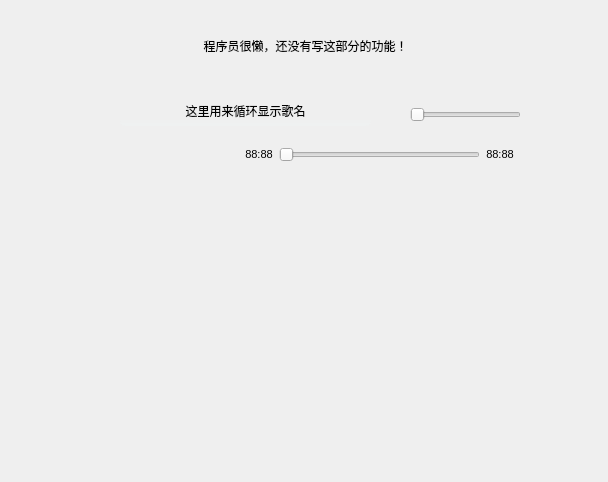
<?xml version="1.0" encoding="UTF-8"?>
<ui version="4.0">
 <class>MainWindow</class>
 <widget class="QMainWindow" name="MainWindow">
  <property name="geometry">
   <rect>
    <x>0</x>
    <y>0</y>
    <width>608</width>
    <height>482</height>
   </rect>
  </property>
  <property name="windowTitle">
   <string>MainWindow</string>
  </property>
  <property name="windowIcon">
   <iconset resource="image.qrc">
    <normaloff>:/image/icon.png</normaloff>:/image/icon.png</iconset>
  </property>
  <property name="styleSheet">
   <string notr="true"/>
  </property>
  <widget class="QWidget" name="centralwidget">
   <widget class="QPushButton" name="pushButton_Play">
    <property name="geometry">
     <rect>
      <x>140</x>
      <y>140</y>
      <width>30</width>
      <height>30</height>
     </rect>
    </property>
    <property name="minimumSize">
     <size>
      <width>30</width>
      <height>30</height>
     </size>
    </property>
    <property name="maximumSize">
     <size>
      <width>30</width>
      <height>30</height>
     </size>
    </property>
    <property name="styleSheet">
     <string notr="true">QPushButton{
	border-image: url(:/image/play.png);
	border:none;
	color:rgb(255, 255, 255);
}

QPushButton:hover{
border-image: url(:/image/play_hover.png);
;border:none;
color:rgb(255, 255, 255);
}
QPushButton:pressed{
border-image: url(:/image/play_pressed.png);
border:none;
color:rgb(255, 255, 255);
}
</string>
    </property>
    <property name="text">
     <string/>
    </property>
   </widget>
   <widget class="QPushButton" name="pushButton_Right">
    <property name="geometry">
     <rect>
      <x>170</x>
      <y>140</y>
      <width>30</width>
      <height>30</height>
     </rect>
    </property>
    <property name="minimumSize">
     <size>
      <width>30</width>
      <height>30</height>
     </size>
    </property>
    <property name="maximumSize">
     <size>
      <width>30</width>
      <height>30</height>
     </size>
    </property>
    <property name="sizeIncrement">
     <size>
      <width>0</width>
      <height>0</height>
     </size>
    </property>
    <property name="styleSheet">
     <string notr="true">QPushButton{
border-image: url(:/image/left.png);
border:none;
color:rgb(255, 255, 255);
}

QPushButton:hover{
border-image: url(:/image/left_hover.png);
;border:none;
color:rgb(255, 255, 255);
}
QPushButton:pressed{
border-image: url(:/image/left_pressed.png);
border:none;
color:rgb(255, 255, 255);
}
</string>
    </property>
    <property name="text">
     <string/>
    </property>
   </widget>
   <widget class="QPushButton" name="pushButton_Left">
    <property name="geometry">
     <rect>
      <x>110</x>
      <y>140</y>
      <width>30</width>
      <height>30</height>
     </rect>
    </property>
    <property name="minimumSize">
     <size>
      <width>30</width>
      <height>30</height>
     </size>
    </property>
    <property name="maximumSize">
     <size>
      <width>30</width>
      <height>30</height>
     </size>
    </property>
    <property name="styleSheet">
     <string notr="true">QPushButton{
border-image: url(:/image/right.png);
border:none;
color:rgb(255, 255, 255);
}

QPushButton:hover{
border-image: url(:/image/right_hover.png);
;border:none;
color:rgb(255, 255, 255);
}
QPushButton:pressed{
border-image: url(:/image/right_pressed.png);
border:none;
color:rgb(255, 255, 255);
}
</string>
    </property>
    <property name="text">
     <string/>
    </property>
   </widget>
   <widget class="QPushButton" name="pushButton_heart">
    <property name="geometry">
     <rect>
      <x>80</x>
      <y>141</y>
      <width>30</width>
      <height>30</height>
     </rect>
    </property>
    <property name="minimumSize">
     <size>
      <width>30</width>
      <height>30</height>
     </size>
    </property>
    <property name="maximumSize">
     <size>
      <width>30</width>
      <height>30</height>
     </size>
    </property>
    <property name="styleSheet">
     <string notr="true">QPushButton{
border-image: url(:/image/heart.png);
border:none;
color:rgb(255, 255, 255);
}

QPushButton:hover{
border-image: url(:/image/heart_hover.png);
;border:none;
color:rgb(255, 255, 255);
}
QPushButton:pressed{
border-image: url(:/image/heart_pressed.png);
border:none;
color:rgb(255, 255, 255);
}
</string>
    </property>
    <property name="text">
     <string/>
    </property>
   </widget>
   <widget class="QSlider" name="horizontalSlider_Music">
    <property name="geometry">
     <rect>
      <x>279</x>
      <y>140</y>
      <width>201</width>
      <height>29</height>
     </rect>
    </property>
    <property name="styleSheet">
     <string notr="true">QSlider::groove:horizontal {

 
border-image: url(:/image/zbutton.png);
border: -10px solid #bbb;

 
}
 
QSlider::sub-page:horizontal {
 
background: rgb(255,255,255);

margin-left:5px;

margin-right:5px;

margin-top:12px;
 
margin-bottom:13px;
 
}
 
QSlider::add-page:horizontal {
 
background: rgb(0,0, 0);
 
border: 0px solid #777;

margin-left:5px;

margin-right:5px;
 
border-radius: 2px;

margin-top:12px;
 
margin-bottom:13px;
 
}
 
QSlider::handle:horizontal {
border-image: url(:/image/music.png);
width:15px;

margin-left:10px;
margin-right:10px;

margin-top:10px;
 
margin-bottom:10px;
 
}
 
QSlider::handle:horizontal:hover {
 
border-image: url(:/image/music_hover.png);
width:15px;


margin-left:10px;
margin-right:10px;

 
margin-top:10px;
 
margin-bottom:10px;
}
 
QSlider::sub-page:horizontal:disabled {
 
background: #bbb;
 
border-color: #999;
 
}
 
QSlider::add-page:horizontal:disabled {
 
background: #eee;
 
border-color: #999;
 
}
 
QSlider::handle:horizontal:disabled {
 
background: #eee;
 
border: 1px solid #aaa;
 
border-radius: 7px;
 
}
 </string>
    </property>
    <property name="value">
     <number>0</number>
    </property>
    <property name="orientation">
     <enum>Qt::Horizontal</enum>
    </property>
   </widget>
   <widget class="QLabel" name="label_Start">
    <property name="geometry">
     <rect>
      <x>239</x>
      <y>140</y>
      <width>40</width>
      <height>29</height>
     </rect>
    </property>
    <property name="styleSheet">
     <string notr="true">

QLabel{
font: 25 8pt ;
border-image: url(:/image/zbutton.png);
border:none;
color:rgb(0, 0,0);
}

QLabel:hover{
font: 25 8pt ;
border:none;
color:rgb(255, 255, 255);
}

</string>
    </property>
    <property name="text">
     <string>88:88</string>
    </property>
    <property name="alignment">
     <set>Qt::AlignCenter</set>
    </property>
   </widget>
   <widget class="QLabel" name="label_End">
    <property name="geometry">
     <rect>
      <x>480</x>
      <y>140</y>
      <width>40</width>
      <height>29</height>
     </rect>
    </property>
    <property name="styleSheet">
     <string notr="true">

QLabel{
font: 25 8pt ;
border-image: url(:/image/zbutton.png);
border:none;
color:rgb(0, 0,0);
}

QLabel:hover{
font: 25 8pt ;

;border:none;
color:rgb(255, 255, 255);
}
</string>
    </property>
    <property name="text">
     <string>88:88</string>
    </property>
    <property name="alignment">
     <set>Qt::AlignCenter</set>
    </property>
   </widget>
   <widget class="QPushButton" name="pushButton_End">
    <property name="geometry">
     <rect>
      <x>140</x>
      <y>140</y>
      <width>30</width>
      <height>30</height>
     </rect>
    </property>
    <property name="minimumSize">
     <size>
      <width>30</width>
      <height>30</height>
     </size>
    </property>
    <property name="styleSheet">
     <string notr="true">QPushButton{
	border-image: url(:/image/end.png);
	border:none;
	color:rgb(255, 255, 255);
}

QPushButton:hover{
border-image: url(:/image/end_hover.png);
;border:none;
color:rgb(255, 255, 255);
}
QPushButton:pressed{
border-image: url(:/image/end_pressed.png);
border:none;
color:rgb(255, 255, 255);
}
</string>
    </property>
    <property name="text">
     <string/>
    </property>
   </widget>
   <widget class="QPushButton" name="pushButton_PlayMode">
    <property name="geometry">
     <rect>
      <x>200</x>
      <y>140</y>
      <width>30</width>
      <height>30</height>
     </rect>
    </property>
    <property name="minimumSize">
     <size>
      <width>30</width>
      <height>30</height>
     </size>
    </property>
    <property name="styleSheet">
     <string notr="true">QPushButton{
border-image: url(:/image/loop.png);
border:none;
color:rgb(255, 255, 255);
}

QPushButton:hover{
border-image: url(:/image/loop_hover.png);
border:none;
color:rgb(255, 255, 255);
}
QPushButton:pressed{
border-image: url(:/image/loop_pressed.png);
border:none;
color:rgb(255, 255, 255);
}
</string>
    </property>
    <property name="text">
     <string/>
    </property>
   </widget>
   <widget class="QPushButton" name="pushButton_Sound">
    <property name="geometry">
     <rect>
      <x>380</x>
      <y>100</y>
      <width>30</width>
      <height>30</height>
     </rect>
    </property>
    <property name="minimumSize">
     <size>
      <width>30</width>
      <height>30</height>
     </size>
    </property>
    <property name="styleSheet">
     <string notr="true">QPushButton{
border-image: url(:/image/mute.png);
border:none;
color:rgb(255, 255, 255);
}

QPushButton:hover{
border-image: url(:/image/mute_hover.png);
border:none;
color:rgb(255, 255, 255);
}
QPushButton:pressed{
border-image: url(:/image/mute_pressed.png);
border:none;
color:rgb(255, 255, 255);
}
</string>
    </property>
    <property name="text">
     <string/>
    </property>
   </widget>
   <widget class="QSlider" name="horizontalSlider_Sound">
    <property name="geometry">
     <rect>
      <x>410</x>
      <y>100</y>
      <width>111</width>
      <height>29</height>
     </rect>
    </property>
    <property name="styleSheet">
     <string notr="true">QSlider::groove:horizontal {

 
border-image: url(:/image/zbutton.png);
border: -10px solid #bbb;

 
}
 
QSlider::sub-page:horizontal {
 
background: rgb(255,255,255);

margin-left:5px;

margin-right:5px;

margin-top:12px;
 
margin-bottom:13px;
 
}
 
QSlider::add-page:horizontal {
 
background: rgb(0,0, 0);
 
border: 0px solid #777;

margin-left:5px;

margin-right:5px;
 
border-radius: 2px;

margin-top:12px;
 
margin-bottom:13px;
 
}
 
QSlider::handle:horizontal {
border-image: url(:/image/music.png);
width:15px;

margin-left:10px;
margin-right:10px;

margin-top:10px;
 
margin-bottom:10px;
 
}
 
QSlider::handle:horizontal:hover {
 
border-image: url(:/image/music_hover.png);
width:15px;


margin-left:10px;
margin-right:10px;

 
margin-top:10px;
 
margin-bottom:10px;
}
 
QSlider::sub-page:horizontal:disabled {
 
background: #bbb;
 
border-color: #999;
 
}
 
QSlider::add-page:horizontal:disabled {
 
background: #eee;
 
border-color: #999;
 
}
 
QSlider::handle:horizontal:disabled {
 
background: #eee;
 
border: 1px solid #aaa;
 
border-radius: 7px;
 
}
 </string>
    </property>
    <property name="value">
     <number>0</number>
    </property>
    <property name="orientation">
     <enum>Qt::Horizontal</enum>
    </property>
   </widget>
   <widget class="QLabel" name="label_Name">
    <property name="geometry">
     <rect>
      <x>120</x>
      <y>95</y>
      <width>251</width>
      <height>31</height>
     </rect>
    </property>
    <property name="styleSheet">
     <string notr="true">
QLabel{background-color: qlineargradient(spread:pad, x1:0, y1:0, x2:0, y2:1, stop:0.744318 rgba(0, 0, 0,0),stop:1 rgba(238, 241, 241, 255));font: 15pt &quot;楷体&quot;;border-radius:5px;color:rgb(0, 0,0);}

QLabel:hover{font: 15pt &quot;楷体&quot;;border-radius:5px;color:rgb(255, 255, 255);}

</string>
    </property>
    <property name="text">
     <string>这里用来循环显示歌名</string>
    </property>
    <property name="textFormat">
     <enum>Qt::AutoText</enum>
    </property>
    <property name="scaledContents">
     <bool>false</bool>
    </property>
    <property name="alignment">
     <set>Qt::AlignCenter</set>
    </property>
   </widget>
   <widget class="QPushButton" name="pushButton_Word">
    <property name="geometry">
     <rect>
      <x>85</x>
      <y>100</y>
      <width>30</width>
      <height>30</height>
     </rect>
    </property>
    <property name="minimumSize">
     <size>
      <width>30</width>
      <height>30</height>
     </size>
    </property>
    <property name="styleSheet">
     <string notr="true">QPushButton{
border-image: url(:/image/word.png);
border:none;
color:rgb(255, 255, 255);
}

QPushButton:hover{
border-image: url(:/image/word_hover.png);
border:none;
color:rgb(255, 255, 255);
}
QPushButton:pressed{
border-image: url(:/image/word_pressed.png);
border:none;
color:rgb(255, 255, 255);
}
</string>
    </property>
    <property name="text">
     <string/>
    </property>
   </widget>
   <widget class="QLabel" name="label_Word">
    <property name="geometry">
     <rect>
      <x>10</x>
      <y>0</y>
      <width>591</width>
      <height>91</height>
     </rect>
    </property>
    <property name="styleSheet">
     <string notr="true">font: 18pt &quot;:/fonts/font/禹卫书法行书简体.ttf&quot;;</string>
    </property>
    <property name="text">
     <string>程序员很懒，还没有写这部分的功能！</string>
    </property>
    <property name="alignment">
     <set>Qt::AlignCenter</set>
    </property>
   </widget>
  </widget>
 </widget>
 <resources>
  <include location="image.qrc"/>
 </resources>
 <connections/>
</ui>
